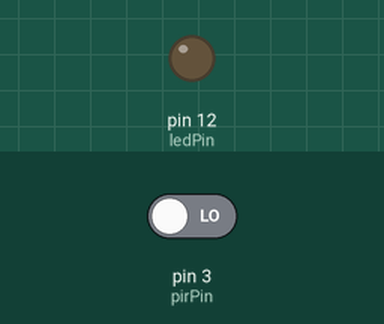
This sketch was run on a simulated Arduino Uno, built with avr-gcc and run on an emulated ATmega328P. Parts: output pins drawn as LEDs (lit = HIGH). The test bench sets the inputs (shaded band); at power-on: pin 3 (pirPin) LOW.

Above: at 1.2 s.
1.3 s: pin 3 (pirPin) driven HIGH
At 2.4 s:
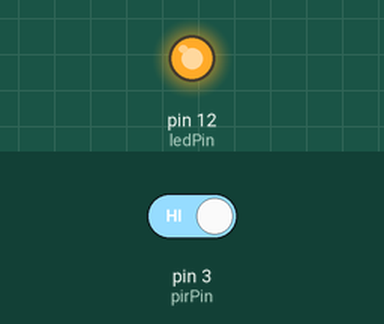
Timing chart, 0 to 4.3 s (numbered marks = the images above; inputs shaded):
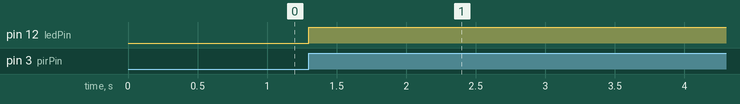

The sketch:

Millis-PIR-LED.ino
```cpp
/*
  Control del encendido de un LED mediante sensor de presencia PIR
  añadiendo un retardo de tiempo al apagado mediate control por
  reloj interno

  LED pin 12
  PIR pin 3

  Jose Pujol
  Noviembre de 2017
*/

// constantes que no cambian
const int ledPin =  12;  // el número de pin del led
const int pirPin = 3; // pin asociado al PIR

// variables que cambian
int pirValue = 0; // estado del sensor PIR

// Variables de tiempo
unsigned long previousTime = 0;        // almacena el tiempo anterior
// constantes que no cambian
const long interval = 5000;           // intervalo de retardo del LED (milisegundos)

void setup() {
  pinMode(pirPin, INPUT); // establece el PIR como entrada digital
  pinMode(ledPin, OUTPUT); // establece el led como salida digital
}

void loop() {

  // lectura del tiempo actual y almacenamiento en la variable
  unsigned long currentTime = millis();
  pirValue = digitalRead(pirPin); // lectura del sensor PIR

  // si el sensor esta activado
  if (pirValue == HIGH) {
    digitalWrite(ledPin, HIGH);     // enciende el led
    // actualiza el tiempo anterior al actual
    previousTime = currentTime;
  }

  // si el tiempo actual menos el anterior es mayor que el intervalo
  if ((currentTime - previousTime) >= interval) {
    digitalWrite(ledPin, LOW);    // Apaga el LED
  }
}
```

Measured:
- after the input at 1.3 s, pin 12 (ledPin): LOW → HIGH at once
